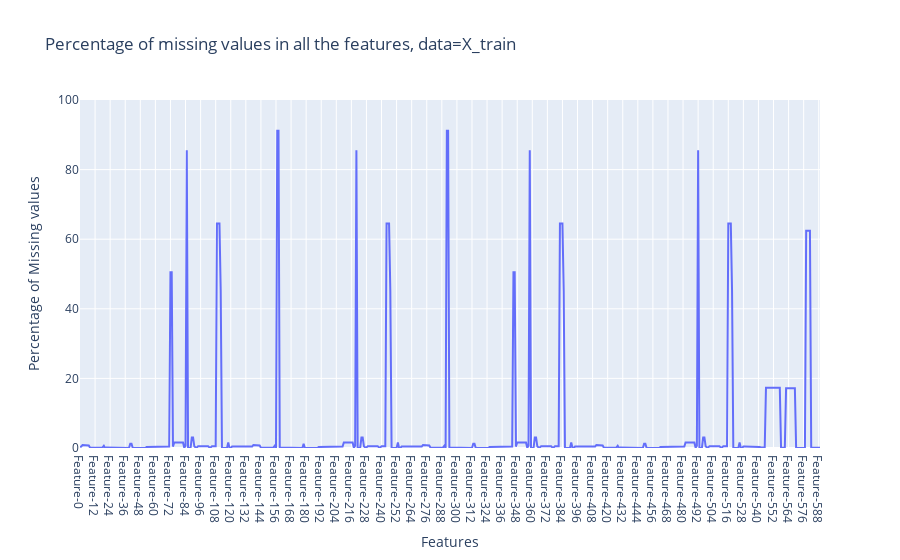

Notebook code for this chart:
### Code cell
# histogram of percentage of missing values of features, 
# https://www.kaggle.com/code/mohitkumar409/semiconductor-manufacturing-process

df=X_train.isna().sum()*100/X_train.shape[0]
fig = px.line(x=df.index, y=df,title="Percentage of missing values in all the features, data=X_train"
              )
fig.update_xaxes(title_text= 'Features')
fig.update_yaxes(title_text= 'Percentage of Missing values',range=[0,100])
fig.show()

### Figure 1 — Plotly figure (JSON) as saved in the notebook; plotly's stock layout.template omitted (floating-point values rounded to 4 significant figures; data arrays with more than 128 entries replaced by an {"elided": "..."} marker saying what was removed)
{"data": [{"hovertemplate": "x=%{x}<br>y=%{y}<extra></extra>", "legendgroup": "", "line": {"color": "#636efa", "dash": "solid"}, "marker": {"symbol": "circle"}, "mode": "lines", "name": "", "orientation": "v", "showlegend": false, "type": "scatter", "x": {"elided": "590 str values"}, "xaxis": "x", "y": {"elided": "590 float values"}, "yaxis": "y"}], "layout": {"legend": {"tracegroupgap": 0}, "title": {"text": "Percentage of missing values in all the features, data=X_train"}, "xaxis": {"anchor": "y", "domain": [0, 1], "title": {"text": "Features"}}, "yaxis": {"anchor": "x", "domain": [0, 1], "range": [0, 100], "title": {"text": "Percentage of Missing values"}}}}
